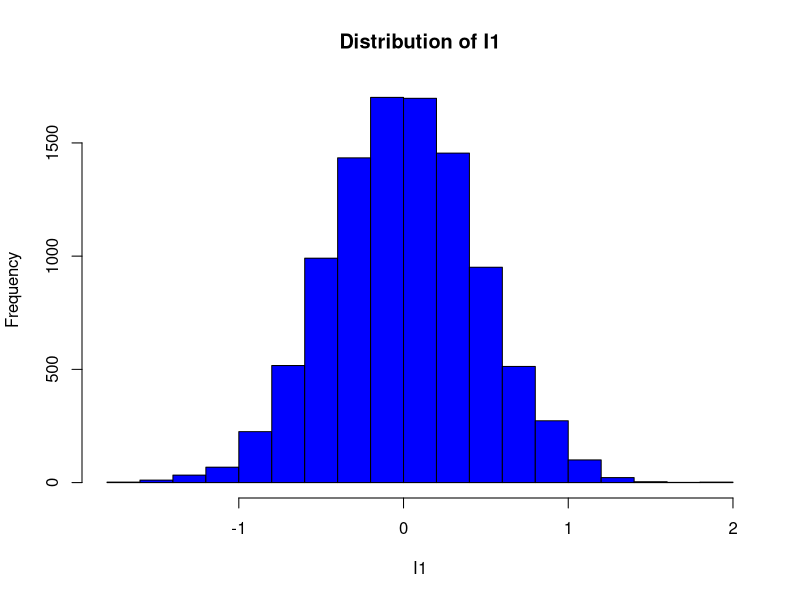
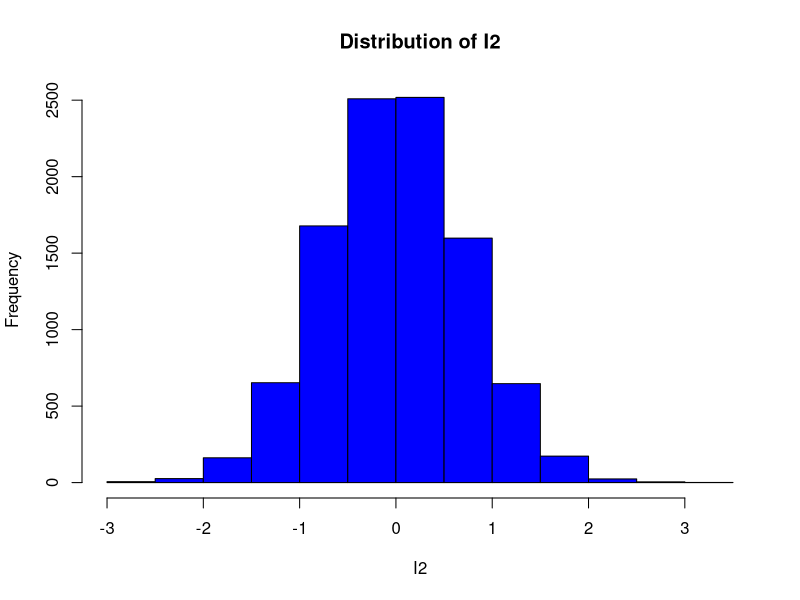

Generate these figures, in order, with R:
## ---- chunk 1
#First, we generate a function to calculate integral by left-endpoint rule @0@

left_endpoint<- function(vector,d)
{
  #vector is a vector with length n contain all value of f(xi-1) *-*
  #let's product be a vector contain f(xi-1)*delta(x) for i in 1 to n
  product<-numeric(n)
  for(i in 1:n)
  {
    product[i]<-vector[i]*(d[i+1]-d[i])
  }
  sum<-sum(product)
  return(sum)
}

Path_BM <-function(n,t)
{
  Path<-c(0,cumsum(sqrt(t/n)*rnorm(n)))
  return(Path)
}

n<-10^4
t<-1

t<-seq(0,1-1/n,length=n)
sin<-numeric(n)
for(i in 1:n)
{
  sin[i]<-sin(t[i])
}

I1<-numeric(n)
for(i in 1:n)
{
  P_BM<-Path_BM(n,t)
  I1[i]<-left_endpoint(sin,P_BM)
}

hist(I1,main="Distribution of I1", col="blue")

mean(I1)
var(I1)

t<-2
I2<-numeric(n)
for(i in 1:n)
{
  P_BM<-Path_BM(n,t)
  I2[i]<-left_endpoint(sin,P_BM)
}

hist(I2,main="Distribution of I2", col="blue")

mean(I2)
var(I2)
